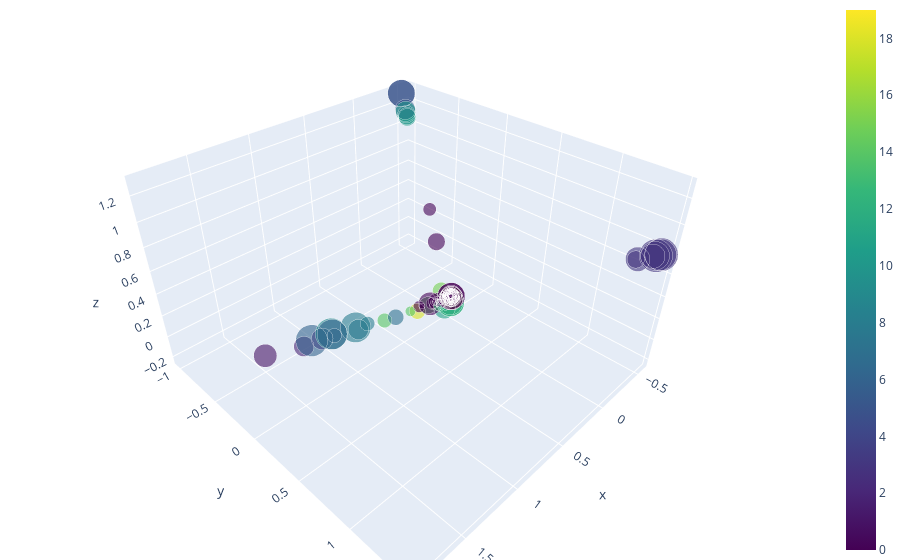

The notebook cell saved with this chart:
### Markdown cell above
Now that the similarity matrix has been calculated it is very quick and easy to produce additional plots. For instance with a higher threshold, thus filtering out less significant articles or specifying a different number of topics to color-code.

### Code cell
test3DPlotOfCosineSimilarity(allDict,matrix=matrix,numTopics=20, threshold=0.6)

### Figure 1 — Plotly figure (JSON) as saved in the notebook; plotly's stock layout.template omitted (floating-point values rounded to 4 significant figures; data arrays with more than 128 entries replaced by an {"elided": "..."} marker saying what was removed)
{"data": [{"hoverinfo": "text", "marker": {"color": {"elided": "177 int values"}, "colorscale": [[0, "#440154"], [0.1111, "#482878"], [0.2222, "#3e4989"], [0.3333, "#31688e"], [0.4444, "#26828e"], [0.5556, "#1f9e89"], [0.6667, "#35b779"], [0.7778, "#6ece58"], [0.8889, "#b5de2b"], [1, "#fde725"]], "opacity": 0.6, "showscale": true, "size": {"elided": "177 int values"}}, "mode": "markers", "text": {"elided": "177 str values"}, "textfont": {"color": "crimson", "family": "sans serif", "size": 8}, "type": "scatter3d", "x": {"elided": "177 float values"}, "y": {"elided": "177 float values"}, "z": {"elided": "177 float values"}}], "layout": {"margin": {"b": 0, "l": 0, "r": 0, "t": 0}}}
